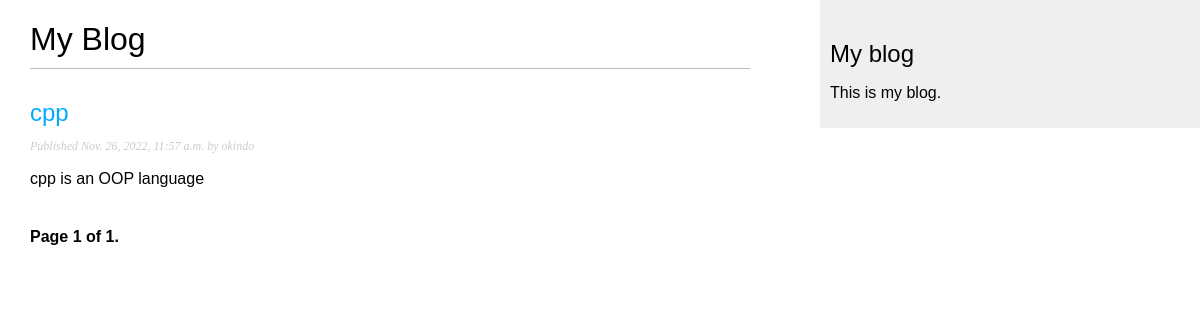
The page /blog/ on the database as committed earlier.
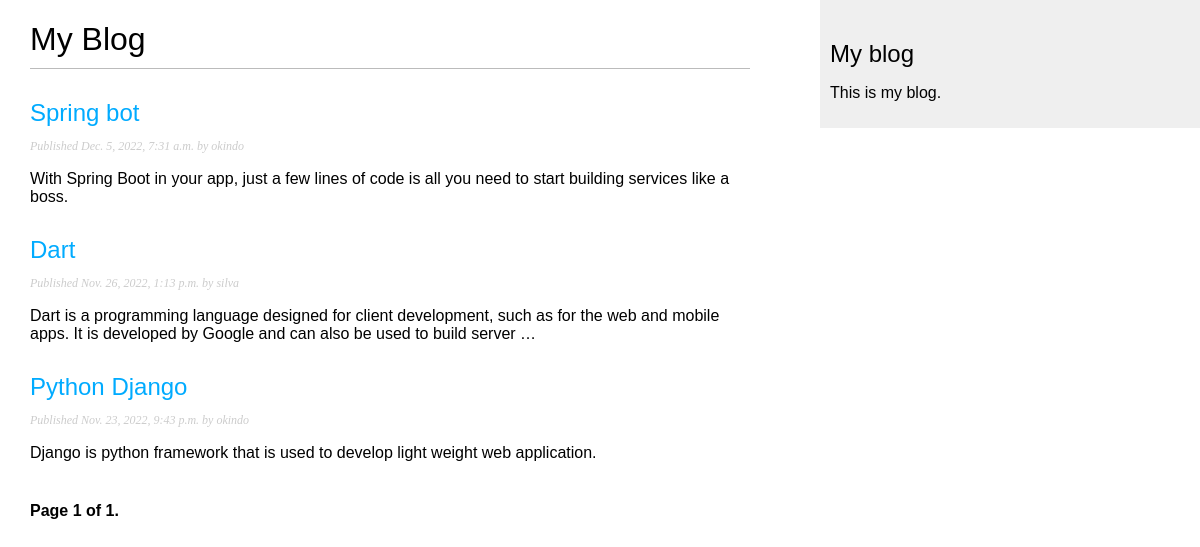
The same page on the database as committed later.
### blog/models.py (models this page shows, shortened)
class Post(models.Model):
    class Status(models.TextChoices):
        DRAFT = 'DF', 'Draft'
        PUBLISHED = 'PB', 'Published'
    title = models.CharField(max_length=200)
    slug = models.SlugField(max_length=250, unique_for_date='publish')
    author = models.ForeignKey(User,
                               on_delete=models.CASCADE,
                               related_name='blog_posts')
    body = models.TextField()
    publish = models.DateTimeField(default=timezone.now)
    created = models.DateTimeField(auto_now_add=True)
    updated = models.DateTimeField(auto_now=True)
    status = models.CharField(max_length=2,
                              choices=Status.choices,
                              default=Status.DRAFT
                              )
    objects = models.Manager()  # The default manager.
    published = PublishedManager()  # Our custom manager.
    class Meta:
        ordering = ['-publish']
        indexes = [
            models.Index(fields=['-publish'])
        ]
    def get_attribute_url(self):
        return reverse(
            'blog:post_detail',
            args=[
                self.publish.year,
                self.publish.month,
                self.publish.day,
                self.slug
            ]
        )

### blog/views.py (the view)
# urls.py: path('', views.post_list, name='post_list'),
def post_list(request):
    post_list = Post.published.all()
    paginator = Paginator(post_list, 3)
    page_number = request.GET.get('page', 1)
    try:
        posts = paginator.page(page_number)
    except PageNotAnInteger:
        posts = paginator.page(1)
    except EmptyPage:
        posts = paginator.page(paginator.num_pages)
    return render(
        request,
        'blog/post/list.html',
        {'posts': posts}
    )

### blog/models.py (called while the page is built)
    def get_queryset(self):
        return super().get_queryset().filter(status=Post.Status.PUBLISHED)

### blog/templates/blog/post/list.html (shortened to what this page needs)
{% extends 'blog/base.html' %}
{% block content %}
    <h1>My Blog</h1>
    {% for post in posts %}
        <h2>
            <a href="{{ post.get_attribute_url }}">
               {{ post.title }}
            </a>
        </h2>
        <p class="date">
            Published {{ post.publish }} by {{ post.author }}
        </p>
        {{ post.body|truncatewords:30|linebreaks }}
    {% endfor %}
    {% include "pagination.html" with page=posts %}
{% endblock %}

### blog/templates/blog/base.html (shortened to what this page needs)
{% load static %}
<!DOCTYPE html>
<html lang="en">
<head>
    <link href="{% static 'css/blog.css' %}" rel="stylesheet">
</head>
<body>
    <div id = 'content'>
        {% block content %}
        {% endblock %}
    </div>
    <div id="sidebar">
        <h2>My blog</h2>
        <p>This is my blog.</p>
    </div>
</body>
</html>

### blog/templates/pagination.html (shortened to what this page needs)
<div class="pagination">
    <span class="step-links ">
        <span class="current">
            Page {{ page.number }} of {{ page.paginator.num_pages }}.
        </span>
    </span>
</div>

### blog/static/css/blog.css (style rules this page uses)
body { margin:0; padding:0; font-family:helvetica, sans-serif; }
a { color:#00abff; text-decoration:none; }
h1 { font-weight:normal; border-bottom:1px solid #bbb; padding:0 0 10px 0; }
h2 { font-weight:normal; margin:30px 0 0; }
#content { float:left; width:60%; padding:0 0 0 30px; }
#sidebar { float:right; width:30%; padding:10px; background:#efefef; height:100%; }
p.date { color:#ccc; font-family: georgia, serif; font-size: 12px; font-style: italic; }
.pagination { margin:40px 0; font-weight:bold; }

Rows that differ between the two databases and show on the page:
removed Post: title "cpp", publish "Nov. 26, 2022, 11:57 a.m.", author "okindo", body "cpp is an OOP language"
added Post: title "Spring bot", publish "Dec. 5, 2022, 7:31 a.m.", author "okindo", body "With Spring Boot in your app, just a few lines of code is all you need to start building services like a boss."
added Post: title "Dart", publish "Nov. 26, 2022, 1:13 p.m.", author "silva", body "Dart is a programming language designed for client development, such as for the web and mobile apps. It is developed by Google and can also be used to build server …"
now on this page (row edited): Post: title "Python Django", publish "Nov. 23, 2022, 9:43 p.m.", author "okindo", body "Django is python framework that is used to develop light weight web application."
